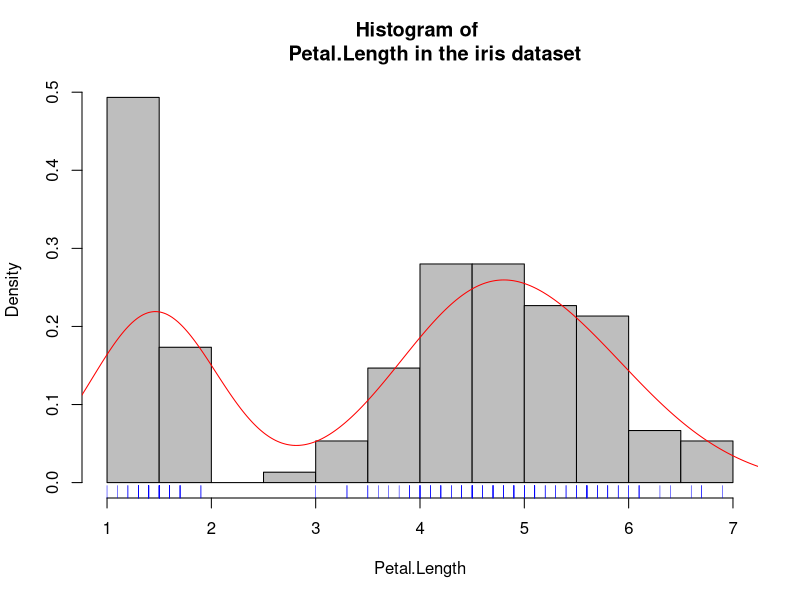

Source code (R):
###The data 'iris'
data("iris")
View(iris)
attach(iris)

###Layering plots
###Plot 1: histogram for iris$petal.length
hist(Petal.Length, col = "grey", prob = TRUE, main = "Histogram of 
     Petal.Length in the iris dataset")

###Plot 2: kenernel density plot for iris$petal.length
lines(density(Petal.Length), col = "red")

###Plot 3: Line plot
rug(Petal.Length, col = "blue")

